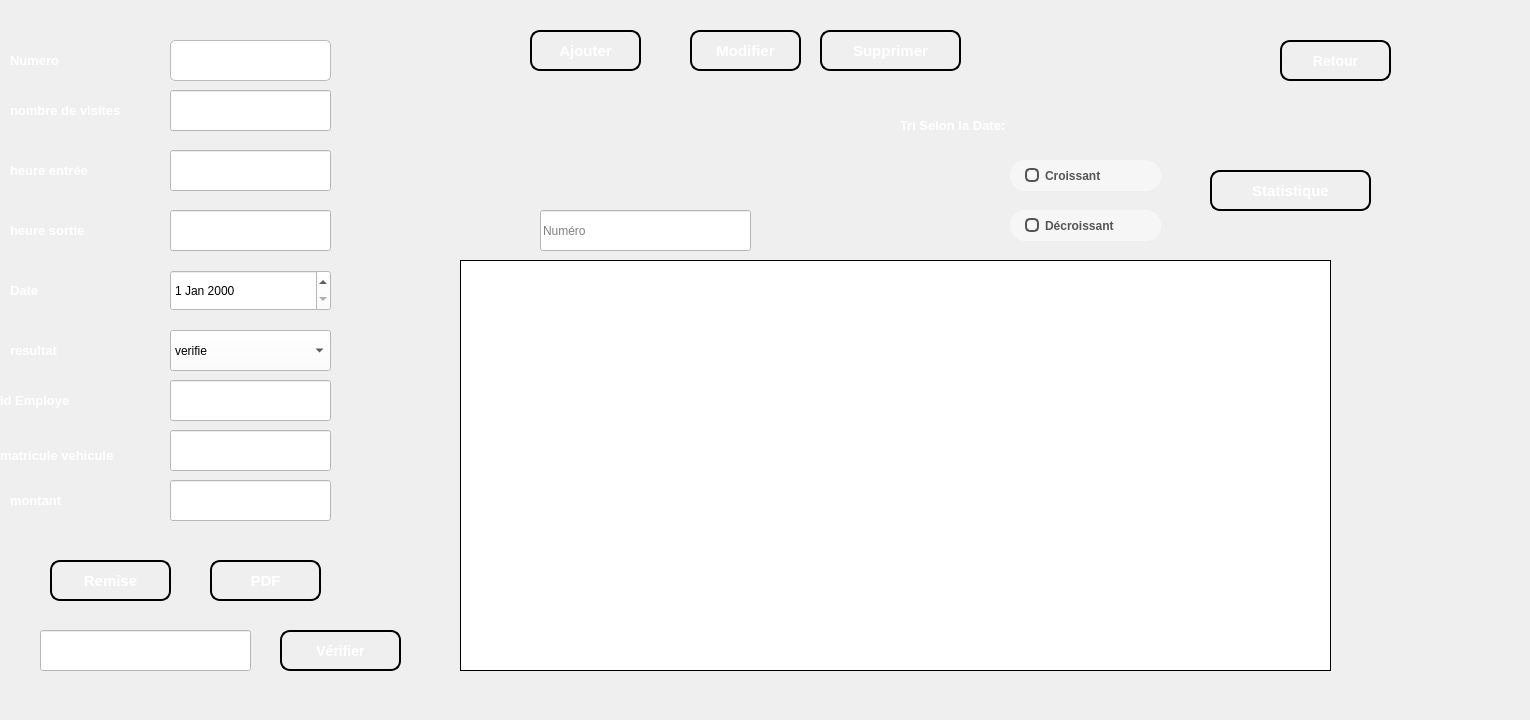
    <widget class="QWidget" name="page_8">
     <widget class="QLabel" name="label_29">
      <property name="geometry">
       <rect>
        <x>10</x>
        <y>480</y>
        <width>151</width>
        <height>41</height>
       </rect>
      </property>
      <property name="styleSheet">
       <string notr="true">background-color:rgba(0,0,0,0);
color: rgb(255, 255, 255);
border-color:rgba(0,0,0,0);</string>
      </property>
      <property name="text">
       <string>&lt;html&gt;&lt;head/&gt;&lt;body&gt;&lt;p&gt;&lt;span style=&quot; font-size:10pt; font-weight:600;&quot;&gt;montant&lt;/span&gt;&lt;/p&gt;&lt;/body&gt;&lt;/html&gt;</string>
      </property>
     </widget>
     <widget class="QLineEdit" name="lineEdit_supprimer_visite">
      <property name="geometry">
       <rect>
        <x>170</x>
        <y>40</y>
        <width>161</width>
        <height>41</height>
       </rect>
      </property>
      <property name="styleSheet">
       <string notr="true">QLineEdit {
    background-color: #FFFFFF;
    border: 1px solid #BBBBBB;
    border-radius: 5px;
    padding: 3px;
    font-size: 15px;
    font-family: &quot;Arial&quot;;
}

QLineEdit:focus {
    border: 2px solid #0000FF;
    background-color: #F0F0F0;
}</string>
      </property>
     </widget>
     <widget class="QLabel" name="label_33">
      <property name="geometry">
       <rect>
        <x>10</x>
        <y>150</y>
        <width>151</width>
        <height>41</height>
       </rect>
      </property>
      <property name="styleSheet">
       <string notr="true">background-color:rgba(0,0,0,0);
color: rgb(255, 255, 255);
border-color:rgba(0,0,0,0);</string>
      </property>
      <property name="text">
       <string>&lt;html&gt;&lt;head/&gt;&lt;body&gt;&lt;p&gt;&lt;span style=&quot; font-size:10pt; font-weight:600;&quot;&gt;heure entrée&lt;/span&gt;&lt;/p&gt;&lt;/body&gt;&lt;/html&gt;</string>
      </property>
     </widget>
     <widget class="QLabel" name="label_34">
      <property name="geometry">
       <rect>
        <x>900</x>
        <y>100</y>
        <width>161</width>
        <height>51</height>
       </rect>
      </property>
      <property name="styleSheet">
       <string notr="true">background-color:rgba(0,0,0,0);
color: rgb(255, 255, 255);
border-color:rgba(0,0,0,0);</string>
      </property>
      <property name="text">
       <string>&lt;html&gt;&lt;head/&gt;&lt;body&gt;&lt;p&gt;&lt;span style=&quot; font-size:10pt; font-weight:600;&quot;&gt;Tri Selon la Date:&lt;/span&gt;&lt;/p&gt;&lt;/body&gt;&lt;/html&gt;</string>
      </property>
     </widget>
     <widget class="QLineEdit" name="lineEdit_chercher_visite">
      <property name="geometry">
       <rect>
        <x>540</x>
        <y>210</y>
        <width>211</width>
        <height>41</height>
       </rect>
      </property>
      <property name="styleSheet">
       <string notr="true">background-color: rgb(255, 255, 255);</string>
      </property>
      <property name="placeholderText">
       <string>Numéro</string>
      </property>
     </widget>
     <widget class="QPushButton" name="pushButton_remise_visite">
      <property name="geometry">
       <rect>
        <x>50</x>
        <y>560</y>
        <width>121</width>
        <height>41</height>
       </rect>
      </property>
      <property name="styleSheet">
       <string notr="true">QPushButton {
    background: qlineargradient(x1: 0, y1: 0, x2: 0, y2: 1,
                                stop: 0 #1c3087, stop: 1 #1c3087);
    border: 2px solid #000000;
    border-radius: 10px;
    padding: 10px;
    color: white;
    font-size: 15px;
    font-weight: bold;
    text-align: center;
}

QPushButton:hover {
    background: qlineargradient(x1: 0, y1: 0, x2: 0, y2: 1,
                                stop: 0 #bd9a06, stop: 1 #deb60d);
    cursor: pointer;
    box-shadow: 0px 0px 5px #004040;
}

QPushButton:pressed {
    background: qlineargradient(x1: 0, y1: 0, x2: 0, y2: 1,
                                stop: 0 #004080, stop: 1 #002040);
}</string>
      </property>
      <property name="text">
       <string>Remise</string>
      </property>
      <property name="icon">
       <iconset>
        <normaloff>../image QT/726476.png</normaloff>../image QT/726476.png</iconset>
      </property>
      <property name="iconSize">
       <size>
        <width>30</width>
        <height>25</height>
       </size>
      </property>
     </widget>
     <widget class="QLineEdit" name="lineEdit_montant">
      <property name="geometry">
       <rect>
        <x>170</x>
        <y>480</y>
        <width>161</width>
        <height>41</height>
       </rect>
      </property>
      <property name="styleSheet">
       <string notr="true">background-color: rgb(255, 255, 255);</string>
      </property>
     </widget>
     <widget class="QLineEdit" name="lineEdit_nbvisites">
      <property name="geometry">
       <rect>
        <x>170</x>
        <y>90</y>
        <width>161</width>
        <height>41</height>
       </rect>
      </property>
      <property name="styleSheet">
       <string notr="true">background-color: rgb(255, 255, 255);</string>
      </property>
     </widget>
     <widget class="QPushButton" name="boutton_ajouter_visite">
      <property name="geometry">
       <rect>
        <x>530</x>
        <y>30</y>
        <width>111</width>
        <height>41</height>
       </rect>
      </property>
      <property name="styleSheet">
       <string notr="true">QPushButton {
    background: qlineargradient(x1: 0, y1: 0, x2: 0, y2: 1,
                                stop: 0 #1c3087, stop: 1 #1c3087);
    border: 2px solid #000000;
    border-radius: 10px;
    padding: 10px;
    color: white;
    font-size: 15px;
    font-weight: bold;
    text-align: center;
}

QPushButton:hover {
    background: qlineargradient(x1: 0, y1: 0, x2: 0, y2: 1,
                                stop: 0 #bd9a06, stop: 1 #deb60d);
    cursor: pointer;
    box-shadow: 0px 0px 5px #004040;
}

QPushButton:pressed {
    background: qlineargradient(x1: 0, y1: 0, x2: 0, y2: 1,
                                stop: 0 #004080, stop: 1 #002040);
}</string>
      </property>
      <property name="text">
       <string>Ajouter</string>
      </property>
      <property name="icon">
       <iconset>
        <normaloff>../image QT/992651.png</normaloff>../image QT/992651.png</iconset>
      </property>
      <property name="iconSize">
       <size>
        <width>30</width>
        <height>20</height>
       </size>
      </property>
     </widget>
     <widget class="QLabel" name="label_36">
      <property name="geometry">
       <rect>
        <x>10</x>
        <y>270</y>
        <width>151</width>
        <height>41</height>
       </rect>
      </property>
      <property name="styleSheet">
       <string notr="true">background-color:rgba(0,0,0,0);
color: rgb(255, 255, 255);
border-color:rgba(0,0,0,0);</string>
      </property>
      <property name="text">
       <string>&lt;html&gt;&lt;head/&gt;&lt;body&gt;&lt;p&gt;&lt;span style=&quot; font-size:10pt; font-weight:600;&quot;&gt;Date&lt;/span&gt;&lt;/p&gt;&lt;/body&gt;&lt;/html&gt;</string>
      </property>
     </widget>
     <widget class="QLineEdit" name="lineEdit_hs">
      <property name="geometry">
       <rect>
        <x>170</x>
        <y>210</y>
        <width>161</width>
        <height>41</height>
       </rect>
      </property>
      <property name="styleSheet">
       <string notr="true">background-color: rgb(255, 255, 255);</string>
      </property>
     </widget>
     <widget class="QLabel" name="label_37">
      <property name="geometry">
       <rect>
        <x>10</x>
        <y>210</y>
        <width>151</width>
        <height>41</height>
       </rect>
      </property>
      <property name="styleSheet">
       <string notr="true">background-color:rgba(0,0,0,0);
color: rgb(255, 255, 255);
border-color:rgba(0,0,0,0);</string>
      </property>
      <property name="text">
       <string>&lt;html&gt;&lt;head/&gt;&lt;body&gt;&lt;p&gt;&lt;span style=&quot; font-size:10pt; font-weight:600;&quot;&gt;heure sortie&lt;/span&gt;&lt;/p&gt;&lt;/body&gt;&lt;/html&gt;</string>
      </property>
     </widget>
     <widget class="QLineEdit" name="lineEdit_matriculevehicule">
      <property name="geometry">
       <rect>
        <x>170</x>
        <y>430</y>
        <width>161</width>
        <height>41</height>
       </rect>
      </property>
      <property name="styleSheet">
       <string notr="true">background-color: rgb(255, 255, 255);</string>
      </property>
     </widget>
     <widget class="QComboBox" name="comboBox_resultat_visite">
      <property name="geometry">
       <rect>
        <x>170</x>
        <y>330</y>
        <width>161</width>
        <height>41</height>
       </rect>
      </property>
      <property name="styleSheet">
       <string notr="true">background-color: rgb(255, 255, 255);</string>
      </property>
      <item>
       <property name="text">
        <string>verifie</string>
       </property>
      </item>
      <item>
       <property name="text">
        <string>non verifie</string>
       </property>
      </item>
     </widget>
     <widget class="QLabel" name="label_38">
      <property name="geometry">
       <rect>
        <x>10</x>
        <y>40</y>
        <width>111</width>
        <height>41</height>
       </rect>
      </property>
      <property name="styleSheet">
       <string notr="true">background-color:rgba(0,0,0,0);
color: rgb(255, 255, 255);
border-color:rgba(0,0,0,0);</string>
      </property>
      <property name="text">
       <string>&lt;html&gt;&lt;head/&gt;&lt;body&gt;&lt;p&gt;&lt;span style=&quot; font-size:10pt; font-weight:600;&quot;&gt;Numero&lt;/span&gt;&lt;/p&gt;&lt;/body&gt;&lt;/html&gt;</string>
      </property>
     </widget>
     <widget class="QPushButton" name="pushButton_modifier_visite">
      <property name="geometry">
       <rect>
        <x>690</x>
        <y>30</y>
        <width>111</width>
        <height>41</height>
       </rect>
      </property>
      <property name="styleSheet">
       <string notr="true">QPushButton {
    background: qlineargradient(x1: 0, y1: 0, x2: 0, y2: 1,
                                stop: 0 #1c3087, stop: 1 #1c3087);
    border: 2px solid #000000;
    border-radius: 10px;
    padding: 10px;
    color: white;
    font-size: 15px;
    font-weight: bold;
    text-align: center;
}

QPushButton:hover {
    background: qlineargradient(x1: 0, y1: 0, x2: 0, y2: 1,
                                stop: 0 #bd9a06, stop: 1 #deb60d);
    cursor: pointer;
    box-shadow: 0px 0px 5px #004040;
}

QPushButton:pressed {
    background: qlineargradient(x1: 0, y1: 0, x2: 0, y2: 1,
                                stop: 0 #004080, stop: 1 #002040);
}</string>
      </property>
      <property name="text">
       <string>Modifier</string>
      </property>
      <property name="icon">
       <iconset>
        <normaloff>../image QT/2040995.png</normaloff>../image QT/2040995.png</iconset>
      </property>
      <property name="iconSize">
       <size>
        <width>30</width>
        <height>20</height>
       </size>
      </property>
     </widget>
     <widget class="QPushButton" name="statistique_visite">
      <property name="geometry">
       <rect>
        <x>1210</x>
        <y>170</y>
        <width>161</width>
        <height>41</height>
       </rect>
      </property>
      <property name="styleSheet">
       <string notr="true">QPushButton {
    background: qlineargradient(x1: 0, y1: 0, x2: 0, y2: 1,
                                stop: 0 #1c3087, stop: 1 #1c3087);
    border: 2px solid #000000;
    border-radius: 10px;
    padding: 10px;
    color: white;
    font-size: 15px;
    font-weight: bold;
    text-align: center;
}

QPushButton:hover {
    background: qlineargradient(x1: 0, y1: 0, x2: 0, y2: 1,
                                stop: 0 #bd9a06, stop: 1 #deb60d);
    cursor: pointer;
    box-shadow: 0px 0px 5px #004040;
}

QPushButton:pressed {
    background: qlineargradient(x1: 0, y1: 0, x2: 0, y2: 1,
                                stop: 0 #004080, stop: 1 #002040);
}</string>
      </property>
      <property name="text">
       <string>Statistique</string>
      </property>
      <property name="icon">
       <iconset>
        <normaloff>../image QT/4252963.png</normaloff>../image QT/4252963.png</iconset>
      </property>
      <property name="iconSize">
       <size>
        <width>30</width>
        <height>25</height>
       </size>
      </property>
     </widget>
     <widget class="QLabel" name="label_39">
      <property name="geometry">
       <rect>
        <x>10</x>
        <y>90</y>
        <width>151</width>
        <height>41</height>
       </rect>
      </property>
      <property name="styleSheet">
       <string notr="true">background-color:rgba(0,0,0,0);
color: rgb(255, 255, 255);
border-color:rgba(0,0,0,0);</string>
      </property>
      <property name="text">
       <string>&lt;html&gt;&lt;head/&gt;&lt;body&gt;&lt;p&gt;&lt;span style=&quot; font-size:10pt; font-weight:600;&quot;&gt;nombre de visites&lt;/span&gt;&lt;/p&gt;&lt;/body&gt;&lt;/html&gt;</string>
      </property>
     </widget>
     <widget class="QLabel" name="label_42">
      <property name="geometry">
       <rect>
        <x>0</x>
        <y>380</y>
        <width>101</width>
        <height>41</height>
       </rect>
      </property>
      <property name="styleSheet">
       <string notr="true">background-color:rgba(0,0,0,0);
color: rgb(255, 255, 255);
border-color:rgba(0,0,0,0);</string>
      </property>
      <property name="text">
       <string>&lt;html&gt;&lt;head/&gt;&lt;body&gt;&lt;p&gt;&lt;span style=&quot; font-size:10pt; font-weight:600;&quot;&gt;id Employe&lt;/span&gt;&lt;/p&gt;&lt;/body&gt;&lt;/html&gt;</string>
      </property>
     </widget>
     <widget class="QDateEdit" name="dateEdit_date">
      <property name="geometry">
       <rect>
        <x>170</x>
        <y>270</y>
        <width>161</width>
        <height>41</height>
       </rect>
      </property>
      <property name="styleSheet">
       <string notr="true">background-color: rgb(255, 255, 255);</string>
      </property>
     </widget>
     <widget class="QRadioButton" name="decroissante_visite">
      <property name="geometry">
       <rect>
        <x>1010</x>
        <y>210</y>
        <width>161</width>
        <height>41</height>
       </rect>
      </property>
      <property name="styleSheet">
       <string notr="true">QRadioButton {
  border: none;
  color: #555555;
  font-weight: bold;
  padding: 6px 15px;
  border-radius: 15px;
  background-color: #f6f6f6;
  margin-right: 10px;
  margin-bottom: 10px;
}

QRadioButton::indicator {
  width: 10px;
  height: 10px;
  border: 2px solid #555555;
  border-radius: 5px;
  background-color: #f6f6f6;
}

QRadioButton::indicator:checked {
  background-color: #555555;
}</string>
      </property>
      <property name="text">
       <string>Décroissant</string>
      </property>
     </widget>
     <widget class="QPushButton" name="pushButton_supprimer_visite">
      <property name="geometry">
       <rect>
        <x>820</x>
        <y>30</y>
        <width>141</width>
        <height>41</height>
       </rect>
      </property>
      <property name="styleSheet">
       <string notr="true">QPushButton {
    background: qlineargradient(x1: 0, y1: 0, x2: 0, y2: 1,
                                stop: 0 #1c3087, stop: 1 #1c3087);
    border: 2px solid #000000;
    border-radius: 10px;
    padding: 10px;
    color: white;
    font-size: 15px;
    font-weight: bold;
    text-align: center;
}

QPushButton:hover {
    background: qlineargradient(x1: 0, y1: 0, x2: 0, y2: 1,
                                stop: 0 #bd9a06, stop: 1 #deb60d);
    cursor: pointer;
    box-shadow: 0px 0px 5px #004040;
}

QPushButton:pressed {
    background: qlineargradient(x1: 0, y1: 0, x2: 0, y2: 1,
                                stop: 0 #004080, stop: 1 #002040);
}</string>
      </property>
      <property name="text">
       <string>Supprimer</string>
      </property>
      <property name="icon">
       <iconset>
        <normaloff>../image QT/6467134.png</normaloff>../image QT/6467134.png</iconset>
      </property>
      <property name="iconSize">
       <size>
        <width>30</width>
        <height>25</height>
       </size>
      </property>
     </widget>
     <widget class="QTableView" name="tableView_visite">
      <property name="geometry">
       <rect>
        <x>460</x>
        <y>260</y>
        <width>871</width>
        <height>411</height>
       </rect>
      </property>
      <property name="styleSheet">
       <string notr="true">QTableView {
    background-color: white;
    border: 1px solid black;
    font-size: 14px;
    selection-background-color: blue; /* set selection background color to blue */
}

QHeaderView::section {
    background-color: white;
    color: black;
    font-weight: bold;
    padding: 5px;
    text-align: left;
    height: 40px;
}

QTableView::item {
    border-bottom: 1px solid black;
    padding: 5px;
}</string>
      </property>
     </widget>
     <widget class="QPushButton" name="pdf">
      <property name="geometry">
       <rect>
        <x>210</x>
        <y>560</y>
        <width>111</width>
        <height>41</height>
       </rect>
      </property>
      <property name="styleSheet">
       <string notr="true">QPushButton {
    background: qlineargradient(x1: 0, y1: 0, x2: 0, y2: 1,
                                stop: 0 #1c3087, stop: 1 #1c3087);
    border: 2px solid #000000;
    border-radius: 10px;
    padding: 10px;
    color: white;
    font-size: 15px;
    font-weight: bold;
    text-align: center;
}

QPushButton:hover {
    background: qlineargradient(x1: 0, y1: 0, x2: 0, y2: 1,
                                stop: 0 #bd9a06, stop: 1 #deb60d);
    cursor: pointer;
    box-shadow: 0px 0px 5px #004040;
}

QPushButton:pressed {
    background: qlineargradient(x1: 0, y1: 0, x2: 0, y2: 1,
                                stop: 0 #004080, stop: 1 #002040);
}</string>
      </property>
      <property name="text">
       <string>PDF</string>
      </property>
      <property name="icon">
       <iconset>
        <normaloff>../image QT/PDF_file_icon.svg.png</normaloff>../image QT/PDF_file_icon.svg.png</iconset>
      </property>
      <property name="iconSize">
       <size>
        <width>30</width>
        <height>25</height>
       </size>
      </property>
     </widget>
     <widget class="QLineEdit" name="lineEdit_he">
      <property name="geometry">
       <rect>
        <x>170</x>
        <y>150</y>
        <width>161</width>
        <height>41</height>
       </rect>
      </property>
      <property name="styleSheet">
       <string notr="true">background-color: rgb(255, 255, 255);</string>
      </property>
     </widget>
     <widget class="QRadioButton" name="Croissante_visite">
      <property name="geometry">
       <rect>
        <x>1010</x>
        <y>160</y>
        <width>161</width>
        <height>41</height>
       </rect>
      </property>
      <property name="styleSheet">
       <string notr="true">QRadioButton {
  border: none;
  color: #555555;
  font-weight: bold;
  padding: 6px 15px;
  border-radius: 15px;
  background-color: #f6f6f6;
  margin-right: 10px;
  margin-bottom: 10px;
}

QRadioButton::indicator {
  width: 10px;
  height: 10px;
  border: 2px solid #555555;
  border-radius: 5px;
  background-color: #f6f6f6;
}

QRadioButton::indicator:checked {
  background-color: #555555;
}</string>
      </property>
      <property name="text">
       <string>Croissant</string>
      </property>
     </widget>
     <widget class="QLabel" name="label_49">
      <property name="geometry">
       <rect>
        <x>0</x>
        <y>440</y>
        <width>161</width>
        <height>31</height>
       </rect>
      </property>
      <property name="styleSheet">
       <string notr="true">background-color:rgba(0,0,0,0);
color: rgb(255, 255, 255);
border-color:rgba(0,0,0,0);</string>
      </property>
      <property name="text">
       <string>&lt;html&gt;&lt;head/&gt;&lt;body&gt;&lt;p&gt;&lt;span style=&quot; font-size:10pt; font-weight:600;&quot;&gt;matricule vehicule&lt;/span&gt;&lt;/p&gt;&lt;/body&gt;&lt;/html&gt;</string>
      </property>
     </widget>
     <widget class="QLabel" name="label_50">
      <property name="geometry">
       <rect>
        <x>10</x>
        <y>330</y>
        <width>151</width>
        <height>41</height>
       </rect>
      </property>
      <property name="styleSheet">
       <string notr="true">background-color:rgba(0,0,0,0);
color: rgb(255, 255, 255);
border-color:rgba(0,0,0,0);</string>
      </property>
      <property name="text">
       <string>&lt;html&gt;&lt;head/&gt;&lt;body&gt;&lt;p&gt;&lt;span style=&quot; font-size:10pt; font-weight:600;&quot;&gt;resultat&lt;/span&gt;&lt;/p&gt;&lt;/body&gt;&lt;/html&gt;</string>
      </property>
     </widget>
     <widget class="QPushButton" name="pushButton_13">
      <property name="geometry">
       <rect>
        <x>1280</x>
        <y>40</y>
        <width>111</width>
        <height>41</height>
       </rect>
      </property>
      <property name="styleSheet">
       <string notr="true">QPushButton {
    background: qlineargradient(x1: 0, y1: 0, x2: 0, y2: 1,
                                stop: 0 #04c8d6, stop: 1 #04c8d6);
    border: 2px solid #000000;
    border-radius: 10px;
    padding: 10px;
	
	
    color: white;
    font-size: 14px;
    font-weight: bold;
    text-align: center;
}

QPushButton:hover {
    background: qlineargradient(x1: 0, y1: 0, x2: 0, y2: 1,
                                stop: 0 #50faf7, stop: 1 #50faf7);
    cursor: pointer;
    box-shadow: 0px 0px 5px #004040;
}

QPushButton:pressed {
    background: qlineargradient(x1: 0, y1: 0, x2: 0, y2: 1,
                                stop: 0 #004080, stop: 1 #002040);
}
</string>
      </property>
      <property name="text">
       <string>Retour</string>
      </property>
      <property name="icon">
       <iconset>
        <normaloff>../image QT/122637.png</normaloff>../image QT/122637.png</iconset>
      </property>
      <property name="iconSize">
       <size>
        <width>30</width>
        <height>25</height>
       </size>
      </property>
     </widget>
     <widget class="QLineEdit" name="lineEdit_id_visite">
      <property name="geometry">
       <rect>
        <x>170</x>
        <y>380</y>
        <width>161</width>
        <height>41</height>
       </rect>
      </property>
      <property name="styleSheet">
       <string notr="true">background-color: rgb(255, 255, 255);</string>
      </property>
     </widget>
     <widget class="QPushButton" name="verifier_arduino_visite">
      <property name="geometry">
       <rect>
        <x>280</x>
        <y>630</y>
        <width>121</width>
        <height>41</height>
       </rect>
      </property>
      <property name="styleSheet">
       <string notr="true">QPushButton {
    background: qlineargradient(x1: 0, y1: 0, x2: 0, y2: 1,
                                stop: 0 #04c8d6, stop: 1 #04c8d6);
    border: 2px solid #000000;
    border-radius: 10px;
    padding: 10px;
	
	
    color: white;
    font-size: 14px;
    font-weight: bold;
    text-align: center;
}

QPushButton:hover {
    background: qlineargradient(x1: 0, y1: 0, x2: 0, y2: 1,
                                stop: 0 #50faf7, stop: 1 #50faf7);
    cursor: pointer;
    box-shadow: 0px 0px 5px #004040;
}

QPushButton:pressed {
    background: qlineargradient(x1: 0, y1: 0, x2: 0, y2: 1,
                                stop: 0 #004080, stop: 1 #002040);
}
</string>
      </property>
      <property name="text">
       <string>Vérifier</string>
      </property>
      <property name="icon">
       <iconset>
        <normaloff>../image QT/5610944.png</normaloff>../image QT/5610944.png</iconset>
      </property>
      <property name="iconSize">
       <size>
        <width>30</width>
        <height>25</height>
       </size>
      </property>
     </widget>
     <widget class="QLineEdit" name="visite_arduino_line">
      <property name="geometry">
       <rect>
        <x>40</x>
        <y>630</y>
        <width>211</width>
        <height>41</height>
       </rect>
      </property>
      <property name="styleSheet">
       <string notr="true">background-color: rgb(255, 255, 255);</string>
      </property>
     </widget>
     <widget class="QLabel" name="label_66">
      <property name="geometry">
       <rect>
        <x>-10</x>
        <y>-10</y>
        <width>1521</width>
        <height>711</height>
       </rect>
      </property>
      <property name="text">
       <string/>
      </property>
      <property name="pixmap">
       <pixmap>../image QT/Screenshot_1.png</pixmap>
      </property>
     </widget>
     <zorder>label_66</zorder>
     <zorder>label_29</zorder>
     <zorder>lineEdit_supprimer_visite</zorder>
     <zorder>label_33</zorder>
     <zorder>label_34</zorder>
     <zorder>lineEdit_chercher_visite</zorder>
     <zorder>pushButton_remise_visite</zorder>
     <zorder>lineEdit_montant</zorder>
     <zorder>lineEdit_nbvisites</zorder>
     <zorder>boutton_ajouter_visite</zorder>
     <zorder>label_36</zorder>
     <zorder>lineEdit_hs</zorder>
     <zorder>label_37</zorder>
     <zorder>lineEdit_matriculevehicule</zorder>
     <zorder>comboBox_resultat_visite</zorder>
     <zorder>label_38</zorder>
     <zorder>pushButton_modifier_visite</zorder>
     <zorder>statistique_visite</zorder>
     <zorder>label_39</zorder>
     <zorder>label_42</zorder>
     <zorder>dateEdit_date</zorder>
     <zorder>decroissante_visite</zorder>
     <zorder>pushButton_supprimer_visite</zorder>
     <zorder>tableView_visite</zorder>
     <zorder>pdf</zorder>
     <zorder>lineEdit_he</zorder>
     <zorder>Croissante_visite</zorder>
     <zorder>label_49</zorder>
     <zorder>label_50</zorder>
     <zorder>pushButton_13</zorder>
     <zorder>lineEdit_id_visite</zorder>
     <zorder>verifier_arduino_visite</zorder>
     <zorder>visite_arduino_line</zorder>
    </widget>
